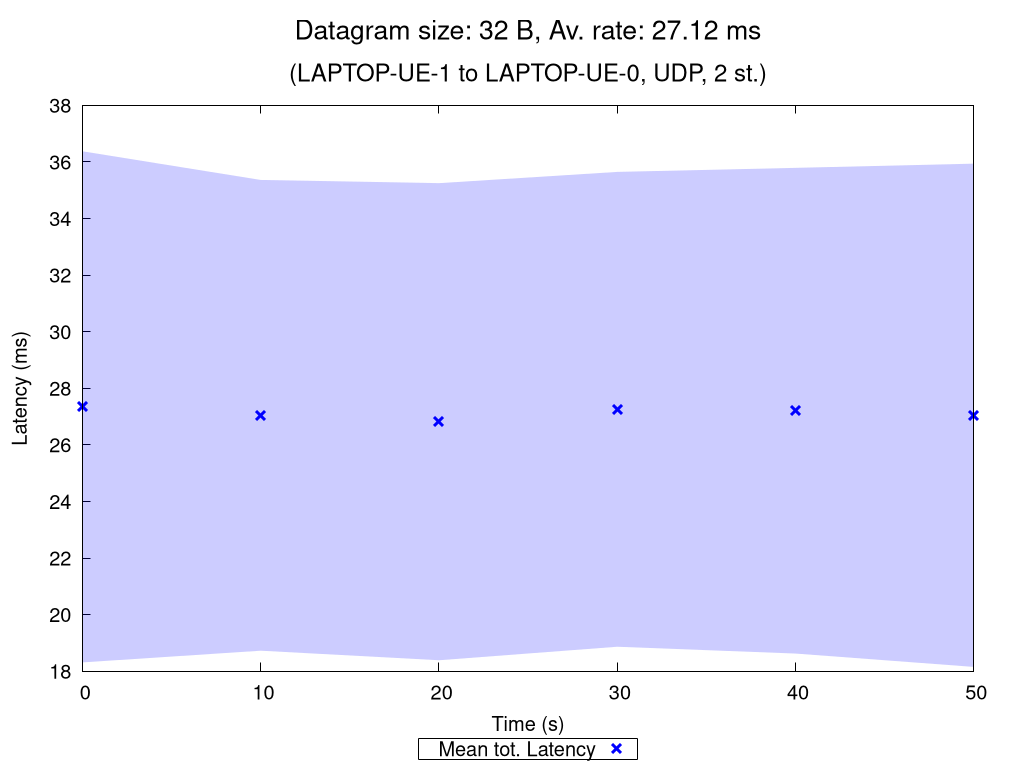

Here is the gnuplot script that generated this plot:
set terminal pngcairo nocrop enhanced size 1024,768 font "Verdana,15"
set output "UDP_2_st_2020_10_11_15-09-35_two2one_00032B.png"

set title "{/=20 Datagram size: 32 B, Av. rate: 27.12 ms}\n\n{/=18 (LAPTOP-UE-1 to LAPTOP-UE-0, UDP, 2 st.)}"

set xlabel "Time (s)"
set ylabel "Latency (ms)"
set ytics nomirror
set key bmargin center horizontal box samplen 1 width -1
set bmargin 4.6
set rmargin 4.5

rf = 1.0  # rate factor
set style fill transparent solid 0.2 noborder
set autoscale xfix
plot "UDP_2_st_2020_10_11_15-09-35_two2one_00032B_iperf_processed.dat" using 1:($2/rf-$3/rf):($2/rf+$3/rf) with filledcurves lc rgb "blue" notitle, \
     "" using 1:($2/rf) with points pt 2 ps 1.5 lw 3 lc rgb "blue" title "Mean tot. Latency", \
